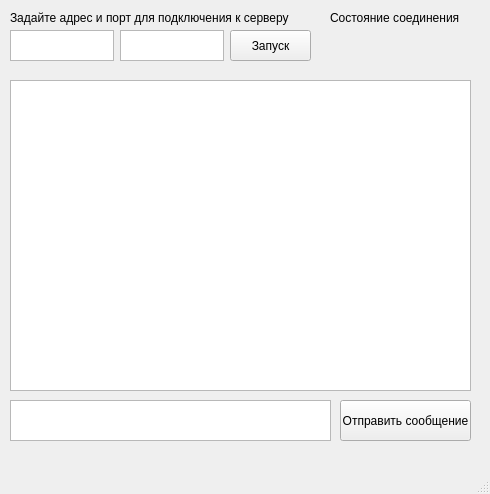
<?xml version="1.0" encoding="UTF-8"?>
<ui version="4.0">
 <class>MainWindow</class>
 <widget class="QMainWindow" name="MainWindow">
  <property name="geometry">
   <rect>
    <x>0</x>
    <y>0</y>
    <width>490</width>
    <height>494</height>
   </rect>
  </property>
  <property name="windowTitle">
   <string>MainWindow</string>
  </property>
  <widget class="QWidget" name="centralwidget">
   <widget class="QLabel" name="label_2">
    <property name="geometry">
     <rect>
      <x>330</x>
      <y>10</y>
      <width>141</width>
      <height>16</height>
     </rect>
    </property>
    <property name="text">
     <string>Состояние соединения</string>
    </property>
   </widget>
   <widget class="QLabel" name="serverConnectedLabel">
    <property name="geometry">
     <rect>
      <x>330</x>
      <y>40</y>
      <width>111</width>
      <height>21</height>
     </rect>
    </property>
    <property name="text">
     <string/>
    </property>
   </widget>
   <widget class="QTextEdit" name="textEdit_2">
    <property name="geometry">
     <rect>
      <x>10</x>
      <y>400</y>
      <width>321</width>
      <height>41</height>
     </rect>
    </property>
   </widget>
   <widget class="QTextBrowser" name="chatTextBrowser">
    <property name="geometry">
     <rect>
      <x>10</x>
      <y>80</y>
      <width>461</width>
      <height>311</height>
     </rect>
    </property>
   </widget>
   <widget class="QPushButton" name="pushButton">
    <property name="geometry">
     <rect>
      <x>340</x>
      <y>400</y>
      <width>131</width>
      <height>41</height>
     </rect>
    </property>
    <property name="text">
     <string>Отправить сообщение</string>
    </property>
   </widget>
   <widget class="QTextEdit" name="textEdit">
    <property name="geometry">
     <rect>
      <x>120</x>
      <y>30</y>
      <width>104</width>
      <height>31</height>
     </rect>
    </property>
   </widget>
   <widget class="QPushButton" name="pushButton_2">
    <property name="geometry">
     <rect>
      <x>230</x>
      <y>30</y>
      <width>81</width>
      <height>31</height>
     </rect>
    </property>
    <property name="text">
     <string>Запуск</string>
    </property>
   </widget>
   <widget class="QTextEdit" name="textEdit_3">
    <property name="geometry">
     <rect>
      <x>10</x>
      <y>30</y>
      <width>104</width>
      <height>31</height>
     </rect>
    </property>
   </widget>
   <widget class="QLabel" name="label_4">
    <property name="geometry">
     <rect>
      <x>10</x>
      <y>10</y>
      <width>281</width>
      <height>16</height>
     </rect>
    </property>
    <property name="text">
     <string>Задайте адрес и порт для подключения к серверу</string>
    </property>
   </widget>
  </widget>
  <widget class="QMenuBar" name="menubar">
   <property name="geometry">
    <rect>
     <x>0</x>
     <y>0</y>
     <width>490</width>
     <height>21</height>
    </rect>
   </property>
  </widget>
  <widget class="QStatusBar" name="statusbar"/>
 </widget>
 <resources/>
 <connections/>
</ui>
